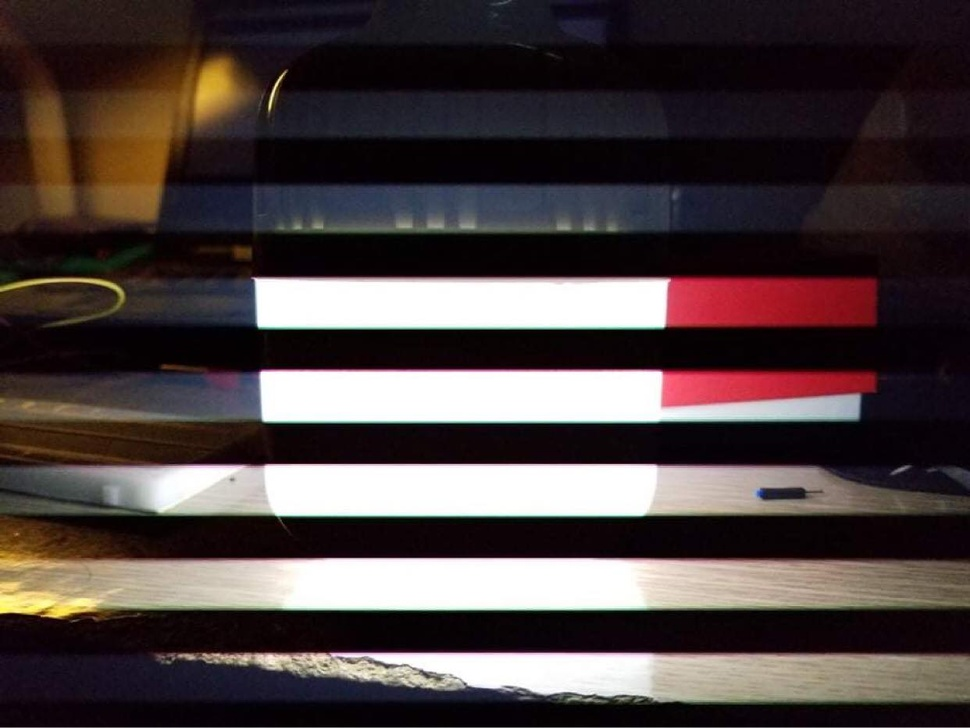
#> input picture data/data-img/AnhMau.jpg, 970 x 728 px, shrunk from 1242 x 932 before the run; its folder holds only this picture in this run
$ python vlc_ex.py
#> lines starting #> are read from the running program, lines starting #| are printed output that depends on the picture; after the words box and inside, x2 and y2 are one past the last pixel; in counts of white or black regions, pixels touching at a corner belong together; long printed decimals are rounded
#Author: Nguyễn Quang Thịnh
import numpy as np
import cv2
import matplotlib.pyplot as plt
import os
from matplotlib.image import imread
directory ='data'
classes =['data-img']
os.path.abspath(os.getcwd())

def column(matrix, i):
    return [row[i] for row in matrix]

def medfilt(x, k):
    """Apply a length-k median filter to a 1D array x.
    Boundaries are extended by repeating endpoints.
    """
    import numpy as np

    assert k % 2 == 1, "Median filter length must be odd."
    assert x.ndim == 1, "Input must be one-dimensional."

    k2 = (k - 1) // 2
    y = np.zeros ((len (x), k), dtype=x.dtype)
    y[:,k2] = x
    for i in range (k2):
        j = k2 - i
        y[j:,i] = x[:-j]
        y[:j,i] = x[0]
        y[:-j,-(i+1)] = x[j:]
        y[-j:,-(i+1)] = x[-1]
    return np.median (y, axis=1)

def meanfilt(x, k):
    """Apply a length-k mean filter to a 1D array x.
    Boundaries are extended by repeating endpoints.
    """

    import numpy as np

    assert k % 2 == 1, "Median filter length must be odd."
    assert x.ndim == 1, "Input must be one-dimensional."

    k2 = (k - 1) // 2
    y = np.zeros((len(x), k), dtype=x.dtype)
    y[:,k2] = x
    for i in range(k2):
        j = k2 - i
        y[j:,i] = x[:-j]
        y[:j,i] = x[0]
        y[:-j,-(i+1)] = x[j:]
        y[-j:,-(i+1)] = x[-1]
    return np.mean(y, axis=1)

for i in classes:
    path = os.path.join(directory,i)
    for img in os.listdir(path):
        img_array = cv2.imread(os.path.join(path, img), cv2.IMREAD_GRAYSCALE)
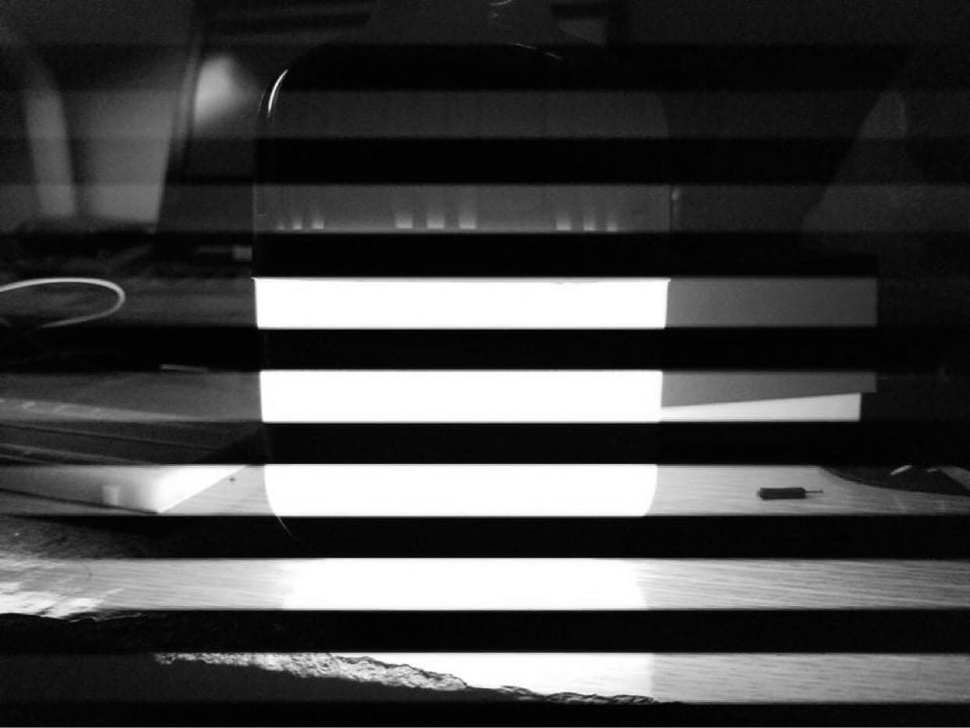
#> img_array: shape (728, 970); min 0, max 255, mean 67.3
        thresh = 10  #0: black 255: white
        img_org = cv2.imread(os.path.join(path, img),)
#> img_org is the input picture: shape (728, 970, 3); mean B, G, R 63.8, 63.9, 75.2
        img_binary = cv2.threshold(img_array, thresh, 255, cv2.THRESH_BINARY)[1]
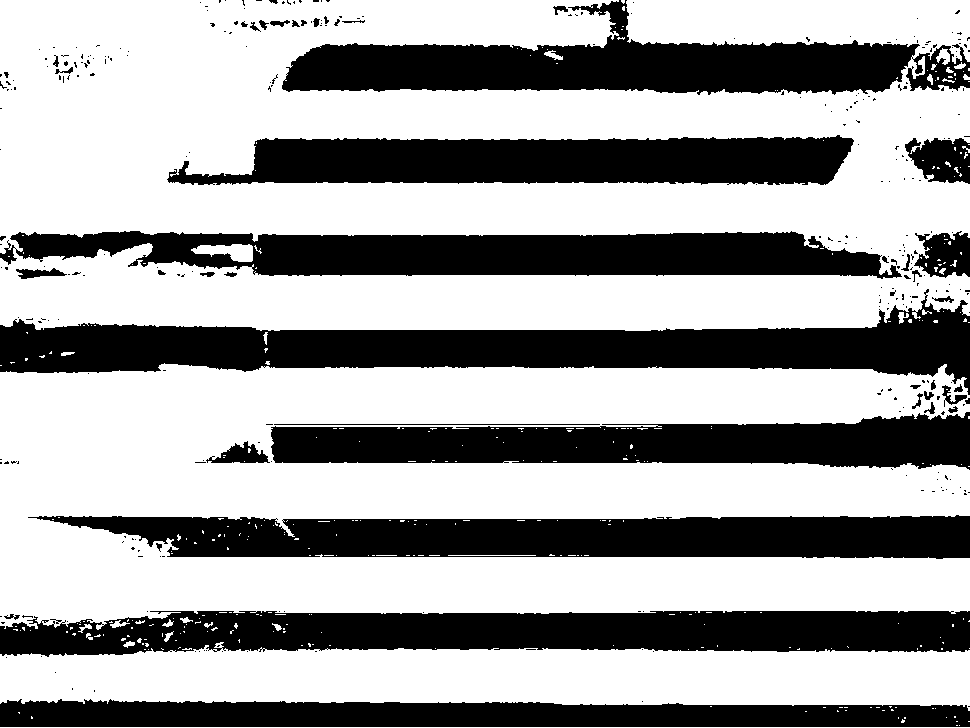
#> img_binary: shape (728, 970); 64% white; 328 black regions (281 under 20 px), largest, box (x1, y1, x2, y2) and area: (0, 289, 970, 395) 40861, (0, 611, 970, 657) 35069, (28, 515, 970, 559) 32691

        R, G, B = img_org[:,:,0], img_org[:,:,1], img_org[:,:,2]
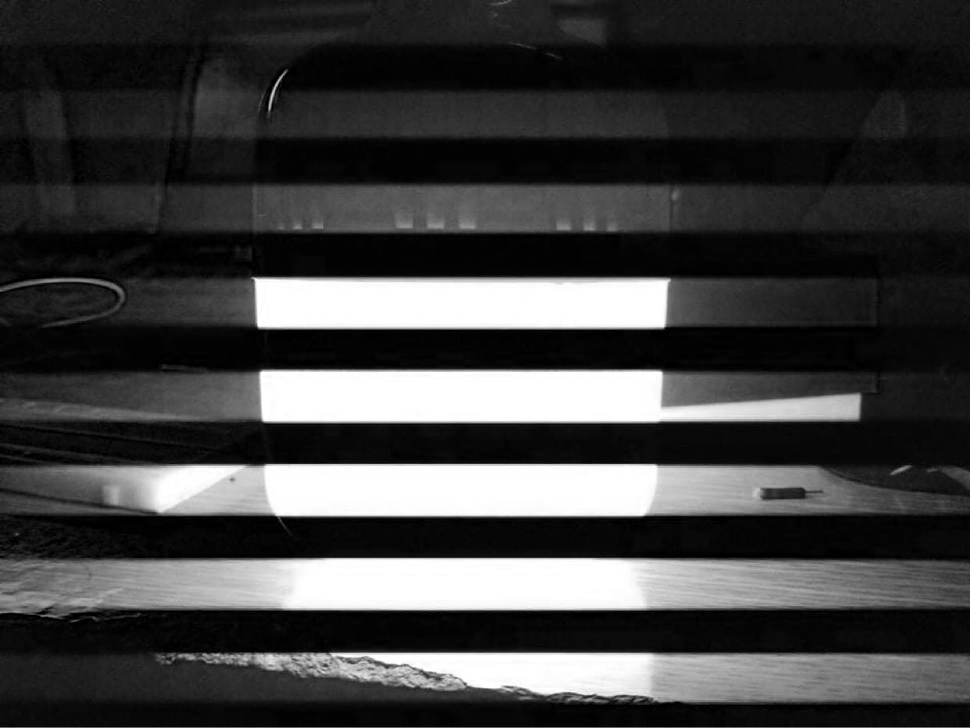
#> R: shape (728, 970); min 0, max 255, mean 63.8
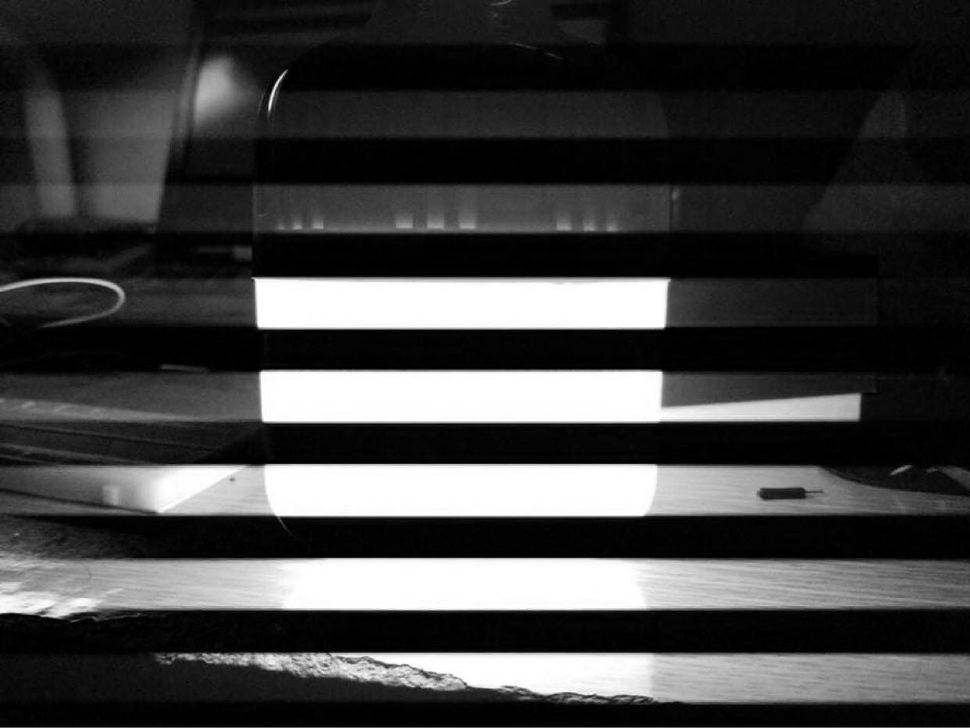
#> G: shape (728, 970); min 0, max 255, mean 63.9
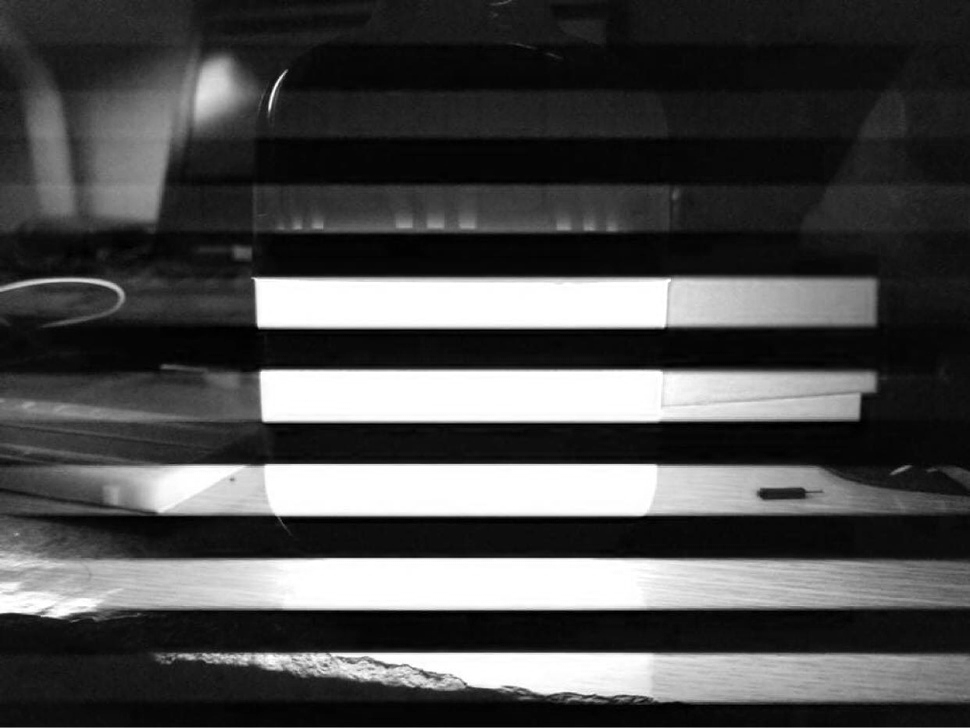
#> B: shape (728, 970); min 0, max 255, mean 75.2
        imgGray = 0.2989 * R + 0.5870 * G + 0.1140 * B


        #average pr
        average_line_ox = np.average(img_binary, axis = 0)
#> average_line_ox = 970 values, max 215.1 at index 3, min 129.6 at index 956, mean 163.3
        m = len(average_line_ox)
#> m = 970
        x = np.linspace(0, m, m, endpoint=False)
#> x = 970 values from 0 to 969

        average_line_oy = np.average(img_binary, axis = 1)
#> average_line_oy = 728 values, max 255 at index 112, min 0 at index 331, mean 163.3
        n = len(average_line_oy)
#> n = 728
        y = np.linspace(0, n, n, endpoint=False)
#> y = 728 values from 0 to 727

        h , w = imgGray.shape
#> h = 728; w = 970


        A = np.array(imgGray)
        A[:,1]
        n = len(A[:,1])
        y = np.linspace(0 , n, n, endpoint=False)

        k = int(input())
#> the answer given: 3
        B = A[:,k]
#> B = 728 values, max 218.6 at index 599, min 1.62 at index 357, mean 38.13


        max_value = np.max(B)
#> max_value = 218.6
        print(max_value)
#| 218.5951
        coefficent = w/max_value
#> coefficent = 4.44

        # Plot 1
        plt.figure(figsize=(20, 11))
        # [4 lines of commented-out code are left out]
        plt.subplot(2, 2, 1)
        plt.title("Gray Image")

        plt.imshow(imgGray, cmap= 'gray')
        plt.plot(B, y)
        plt.plot(B*coefficent, y)
        plt.subplot(2, 2, 2)

        plt.title("Histogram at column " + str(k))
        plt.plot(B, y)
        plt.subplot(2, 2, 3)
        plt.title("apply median filter")
        plt.plot(medfilt(B,3), y)
#> in medfilt, `y = np.zeros ((len (x), k), dtype=x.dtype)`: y = 728 rows, first 8: [0, 0, 0], [0, 0, 0], [0, 0, 0], [0, 0, 0], [0, 0, 0], [0, 0, 0], [0, 0, 0], [0, 0, 0]
#> after the loop in medfilt, `for i in range (k2):`: y = 728 rows, first 8: [29.26, 29.26, 34.26], [29.26, 34.26, 36.26], [34.26, 36.26, 35.26], [36.26, 35.26, 31.26], [35.26, 31.26, 29.26], [31.26, 29.26, 32.73], [29.26, 32.73, 28.73], [32.73, 28.73, 27.73]
        plt.subplot(2, 2, 4)
        plt.title("apply mean filter")
        plt.plot(meanfilt(medfilt(B,3),5), y)
#> in medfilt (call 2), `y = np.zeros ((len (x), k), dtype=x.dtype)`: y = 728 rows, first 8: [0, 0, 0], [0, 0, 0], [0, 0, 0], [0, 0, 0], [0, 0, 0], [0, 0, 0], [0, 0, 0], [0, 0, 0]
#> after the loop in medfilt (call 2), `for i in range (k2):`: y = 728 rows, first 8: [29.26, 29.26, 34.26], [29.26, 34.26, 36.26], [34.26, 36.26, 35.26], [36.26, 35.26, 31.26], [35.26, 31.26, 29.26], [31.26, 29.26, 32.73], [29.26, 32.73, 28.73], [32.73, 28.73, 27.73]
#> in meanfilt, `k2 = (k - 1) // 2`: k2 = 2
#> in meanfilt, `y = np.zeros((len(x), k), dtype=x.dtype)`: y = 728 rows, first 6: [0, 0, 0, 0, 0], [0, 0, 0, 0, 0], [0, 0, 0, 0, 0], [0, 0, 0, 0, 0], [0, 0, 0, 0, 0], [0, 0, 0, 0, 0]
#> the loop in meanfilt, `for i in range(k2):` made 2 passes
#> j on passes 1 to 2: 2, 1
#> after the loop in meanfilt, `for i in range(k2):`: y = 728 rows, first 6: [29.26, 29.26, 29.26, 34.26, 35.26], [29.26, 29.26, 34.26, 35.26, 35.26], [29.26, 34.26, 35.26, 35.26, 31.26], [34.26, 35.26, 35.26, 31.26, 31.26], [35.26, 35.26, 31.26, 31.26, 29.26], [35.26, 31.26, 31.26, 29.26, 28.73]


        plt.show()
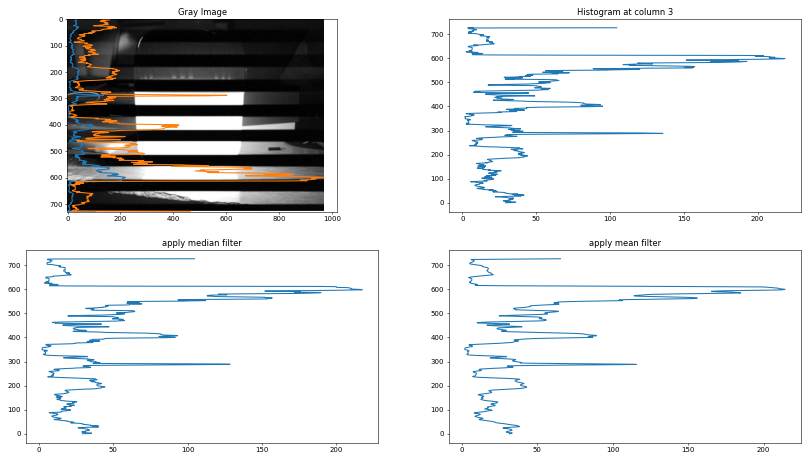
#> figure drawn by matplotlib, 4 panels
    break

$ run again, on data/data-img/Untitled.jpg
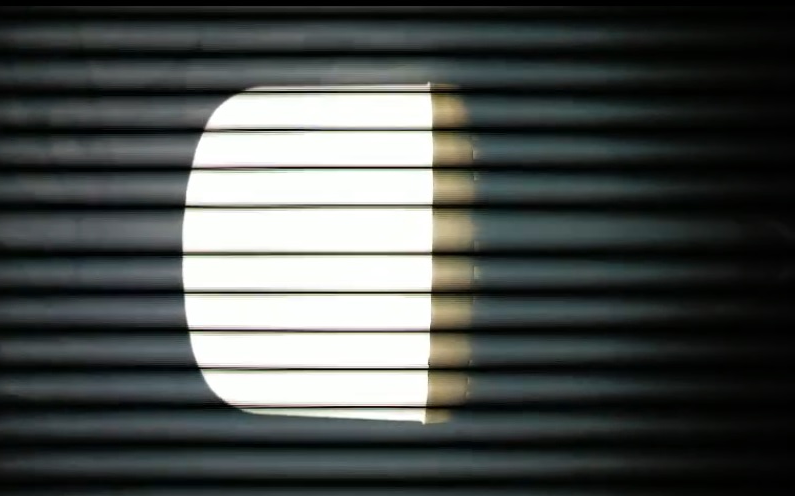
#> input picture data/data-img/Untitled.jpg, 795 x 496 px
#> img_org is the input picture: shape (496, 795, 3); mean B, G, R 77.6, 79.5, 75.2
#> `img_binary = cv2.threshold(img_array, thresh, 255, cv2.THRESH_BINARY)[1]`:
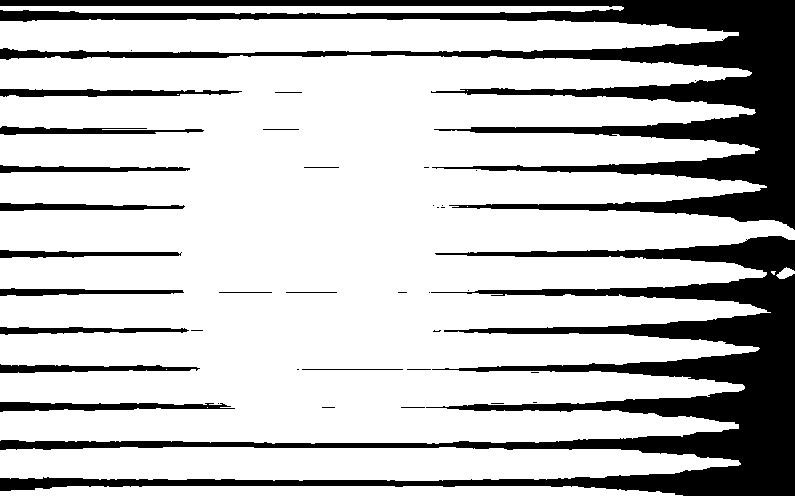
#> img_binary: shape (496, 795); 76.5% white; 38 black regions (19 under 20 px), largest, box (x1, y1, x2, y2) and area: (0, 236, 795, 496) 41604, (0, 0, 795, 230) 41252, (0, 402, 235, 412) 1440
#> average_line_ox = 795 values, max 241.6 at index 242, min 6.68 at index 794, mean 195
#> m = 795
#> average_line_oy = 496 values, max 255 at index 230, min 0 at index 0, mean 195
#> n = 496
#> `B = A[:,k]`: B = 496 values, max 81.43 at index 229, min 0 at index 0, mean 32.79
#> max_value = 81.43
#| 81.433
#> coefficent = 9.76
#> in medfilt, `y = np.zeros ((len (x), k), dtype=x.dtype)`: y = 496 rows, first 8: [0, 0, 0], [0, 0, 0], [0, 0, 0], [0, 0, 0], [0, 0, 0], [0, 0, 0], [0, 0, 0], [0, 0, 0]
#> after the loop in medfilt, `for i in range (k2):`: y = 496 rows, first 8: [0, 0, 0], [0, 0, 0], [0, 0, 0], [0, 0, 0], [0, 0, 0], [0, 0, 15], [0, 15, 14], [15, 14, 14]
#> in medfilt (call 2), `y = np.zeros ((len (x), k), dtype=x.dtype)`: y = 496 rows, first 8: [0, 0, 0], [0, 0, 0], [0, 0, 0], [0, 0, 0], [0, 0, 0], [0, 0, 0], [0, 0, 0], [0, 0, 0]
#> after the loop in medfilt (call 2), `for i in range (k2):`: y = 496 rows, first 8: [0, 0, 0], [0, 0, 0], [0, 0, 0], [0, 0, 0], [0, 0, 0], [0, 0, 15], [0, 15, 14], [15, 14, 14]
#> k2 = 2
#> in meanfilt, `y = np.zeros((len(x), k), dtype=x.dtype)`: y = 496 rows, first 6: [0, 0, 0, 0, 0], [0, 0, 0, 0, 0], [0, 0, 0, 0, 0], [0, 0, 0, 0, 0], [0, 0, 0, 0, 0], [0, 0, 0, 0, 0]
#> the loop in meanfilt, `for i in range(k2):` made 2 passes
#> j on passes 1 to 2: 2, 1
#> after the loop in meanfilt, `for i in range(k2):`: y = 496 rows, first 6: [0, 0, 0, 0, 0], [0, 0, 0, 0, 0], [0, 0, 0, 0, 0], [0, 0, 0, 0, 0], [0, 0, 0, 0, 14], [0, 0, 0, 14, 14]
#> `plt.show()`:
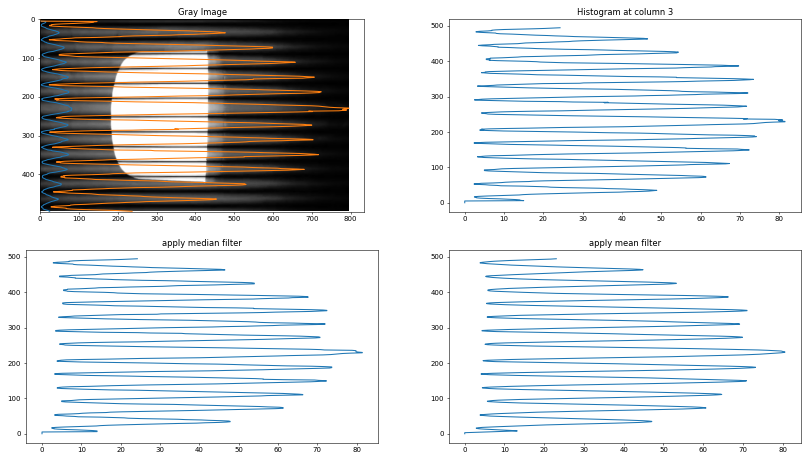
#> figure drawn by matplotlib, 4 panels

$ run again, on data/data-img/Untitled.png
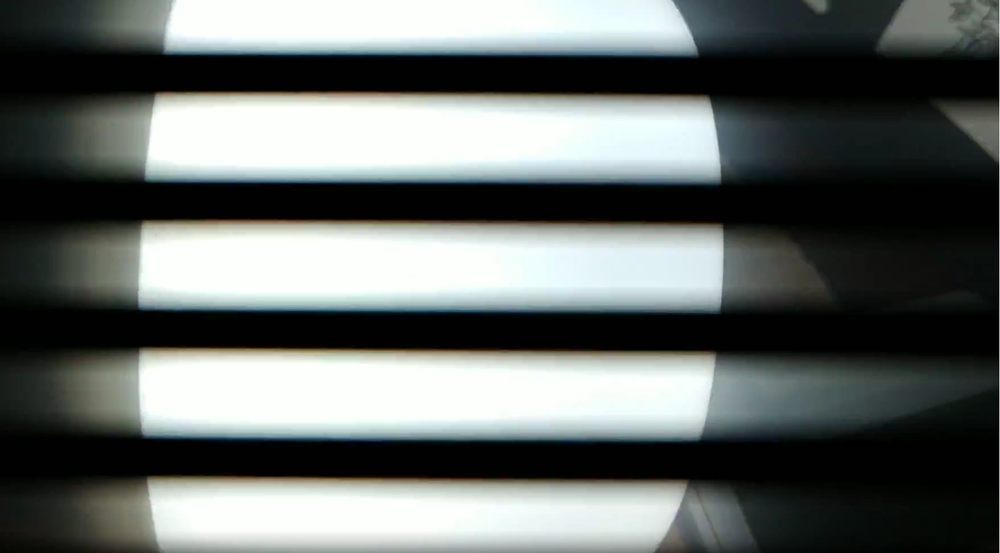
#> input picture data/data-img/Untitled.png, 1000 x 553 px, shrunk from 1548 x 856 before the run
#> img_org is the input picture: shape (553, 1000, 3); mean B, G, R 103.4, 105.9, 100.2
#> `img_binary = cv2.threshold(img_array, thresh, 255, cv2.THRESH_BINARY)[1]`:
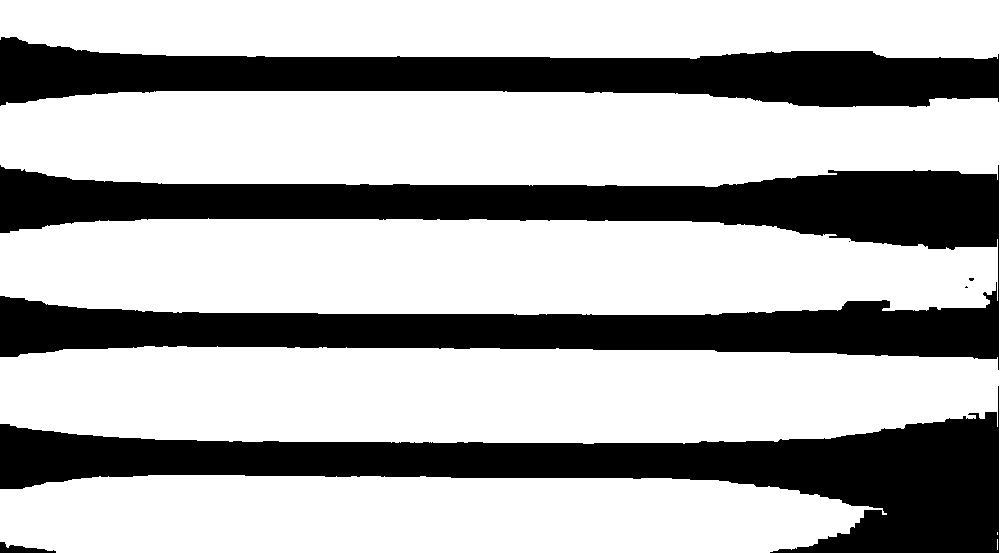
#> img_binary: shape (553, 1000); 67.7% white; 7 black regions (3 under 20 px), largest, box (x1, y1, x2, y2) and area: (0, 165, 999, 370) 84206, (0, 386, 999, 553) 53356, (0, 37, 999, 107) 40497, (0, 542, 56, 553) 311
#> average_line_ox = 1000 values, max 255 at index 999, min 61.33 at index 998, mean 172.7
#> m = 1000
#> average_line_oy = 553 values, max 255 at index 0, min 0.255 at index 59, mean 172.7
#> n = 553
#> `B = A[:,k]`: B = 553 values, max 27.59 at index 374, min 0.587 at index 55, mean 11.47
#> max_value = 27.59
#| 27.5905
#> coefficent = 36.24
#> in medfilt, `y = np.zeros ((len (x), k), dtype=x.dtype)`: y = 553 rows, first 8: [0, 0, 0], [0, 0, 0], [0, 0, 0], [0, 0, 0], [0, 0, 0], [0, 0, 0], [0, 0, 0], [0, 0, 0]
#> after the loop in medfilt, `for i in range (k2):`: y = 553 rows, first 8: [19.6, 19.6, 20.08], [19.6, 20.08, 19.96], [20.08, 19.96, 19.96], [19.96, 19.96, 19.96], [19.96, 19.96, 19.96], [19.96, 19.96, 19.96], [19.96, 19.96, 19.96], [19.96, 19.96, 20.08]
#> in medfilt (call 2), `y = np.zeros ((len (x), k), dtype=x.dtype)`: y = 553 rows, first 8: [0, 0, 0], [0, 0, 0], [0, 0, 0], [0, 0, 0], [0, 0, 0], [0, 0, 0], [0, 0, 0], [0, 0, 0]
#> after the loop in medfilt (call 2), `for i in range (k2):`: y = 553 rows, first 8: [19.6, 19.6, 20.08], [19.6, 20.08, 19.96], [20.08, 19.96, 19.96], [19.96, 19.96, 19.96], [19.96, 19.96, 19.96], [19.96, 19.96, 19.96], [19.96, 19.96, 19.96], [19.96, 19.96, 20.08]
#> k2 = 2
#> in meanfilt, `y = np.zeros((len(x), k), dtype=x.dtype)`: y = 553 rows, first 6: [0, 0, 0, 0, 0], [0, 0, 0, 0, 0], [0, 0, 0, 0, 0], [0, 0, 0, 0, 0], [0, 0, 0, 0, 0], [0, 0, 0, 0, 0]
#> the loop in meanfilt, `for i in range(k2):` made 2 passes
#> j on passes 1 to 2: 2, 1
#> after the loop in meanfilt, `for i in range(k2):`: y = 553 rows, first 6: [19.6, 19.6, 19.6, 19.96, 19.96], [19.6, 19.6, 19.96, 19.96, 19.96], [19.6, 19.96, 19.96, 19.96, 19.96], [19.96, 19.96, 19.96, 19.96, 19.96], [19.96, 19.96, 19.96, 19.96, 19.96], [19.96, 19.96, 19.96, 19.96, 19.96]
#> `plt.show()`:
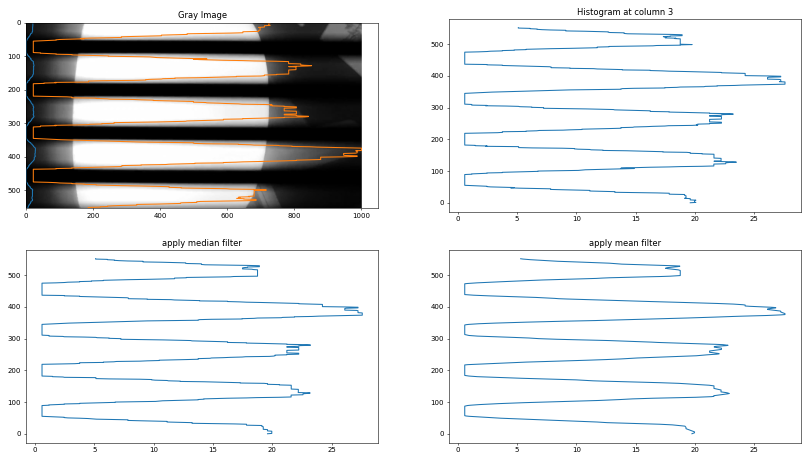
#> figure drawn by matplotlib, 4 panels
